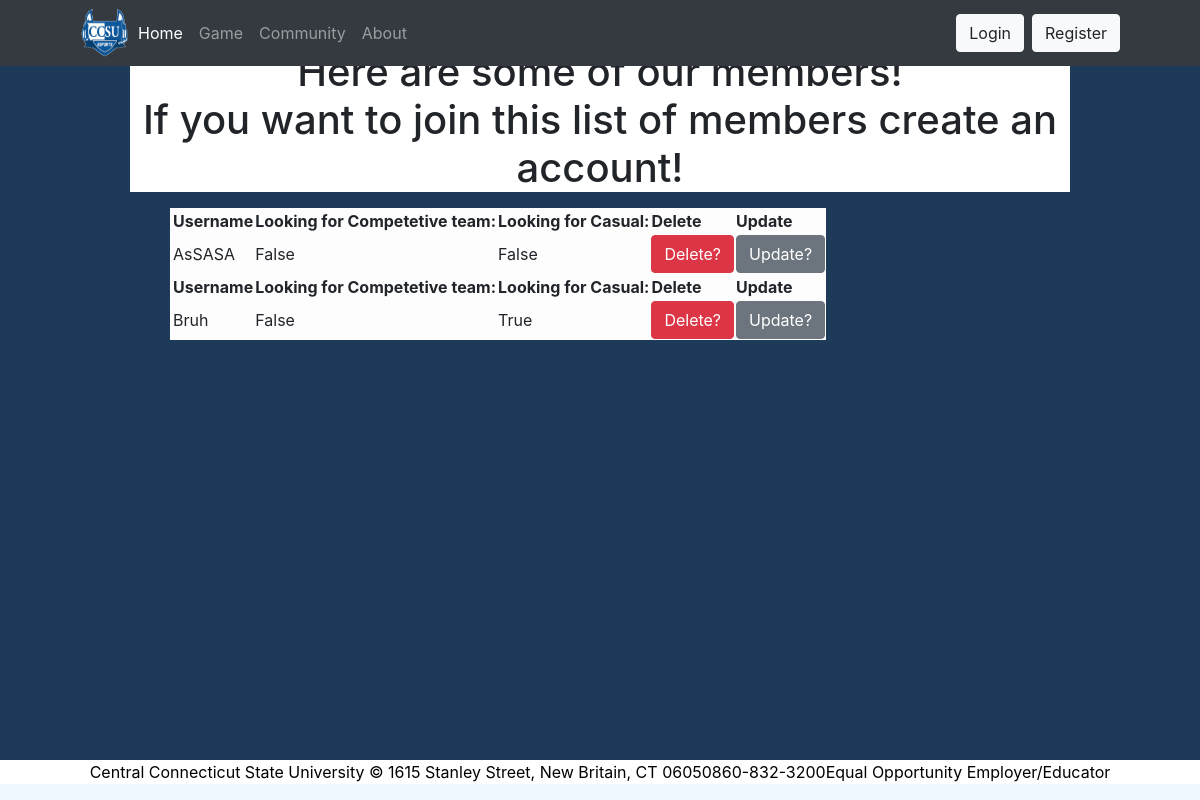
The app's page /Final_P1/Community, older data.
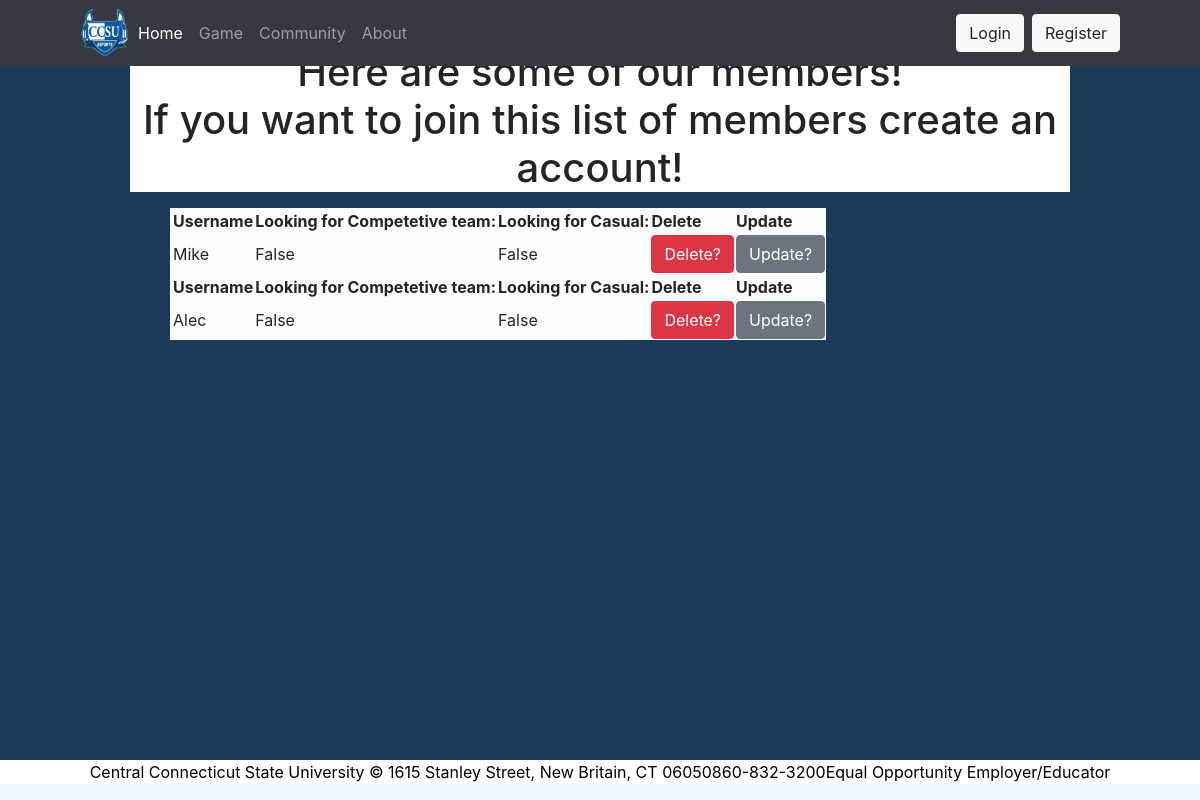
The same page, newer data.
### Final_P1/models.py (models this page shows)
class studentInfo(models.Model):
    userName = models.CharField(max_length=100)
    lookingforComp = models.BooleanField(default=False)
    lookingforCasual = models.BooleanField(default=False)
    def __str__(self):
        return self.userName

### Final_P1/views.py (the view)
# urls.py: path('Community', views.community),
def community(request):
    student = studentInfo.objects.all()
    context = {'students': student}
    return render(request, 'Final_P1/Community.html', context)

### templates/Final_P1/Community.html (shortened to what this page needs)
{% extends 'Final_P1/base.html' %}
{% load static %}
{% block body %}
<div class = "container">
    <h1>Here are some of our members!
    <p> If you want to join this list of members create an account!</p></h1>
<ul>
     <table class="table-light">
        {% for student in students %}
  <thead>
    <tr>
        <th scope="col"></th>
      <th scope="col">Username</th>
      <th scope="col">Looking for Competetive team:</th>
      <th scope="col">Looking for Casual: </th>
      <th scope="col">Delete</th>
        <th scope="col">Update</th>
    </tr>
  </thead>
  <tbody>
    <tr>
      <th scope="row"></th>
      <td>{{ student }}</td>
      <td>{{ student.lookingforComp }}</td>
      <td>{{ student.lookingforCasual }}</td>
         <td><form action="{% url 'Delete-StudentForm' student.id %}" method="post">
    <button type="submit" value="Delete" class="btn btn-danger">Delete?</button>
</form></td>
         <td>
        <form action="{% url 'Update-StudentForm' student.id %}" method="post">
    <button type="submit" value="Update"  class="btn btn-secondary">Update?</button>
</form></td>
    </tr>
  </tbody>
    {% endfor %}
</table>
    {% endblock %}%}

Row changes from the older to the newer data that the page shows:
changed studentInfo: userName "AsSASA" → "Mike"
changed studentInfo: userName "Bruh" → "Alec"; lookingforCasual "True" → "False"
